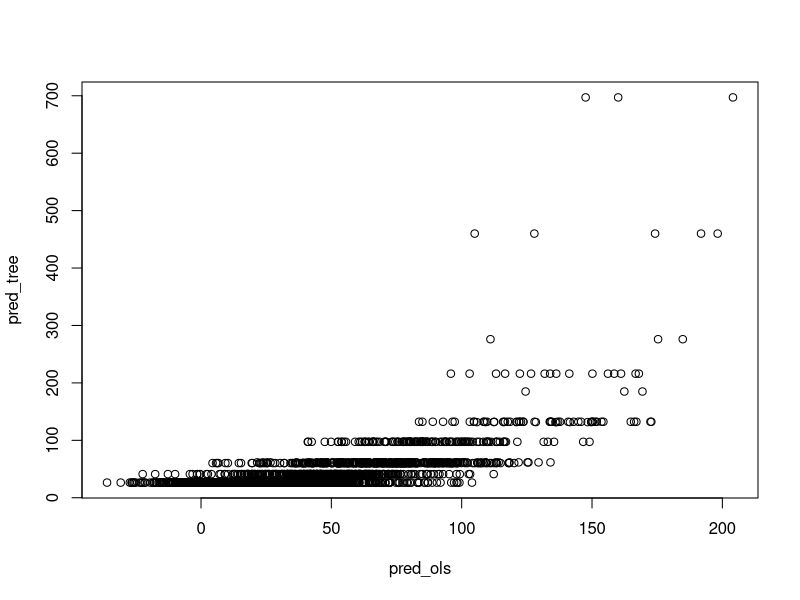

Write R code to recreate this figure.
## ---- chunk 1
set.seed(111)

library(tidyverse)

data <- read_csv("data.csv")

N <- nrow(data)

id_train <- sample(1:N, 0.8*N)

train <- data[id_train,]

test <- data[-id_train,]
## ---- chunk 2
ols <- lm(Price ~ ., train)
tree <- rpart::rpart(Price ~., train)
## ---- chunk 3
pred_ols <- predict(ols, test)

pred_tree <- predict(tree, test)

plot(pred_ols,pred_tree)

mean((test$Price - pred_tree)^2)/
  mean((test$Price - pred_ols)^2)
